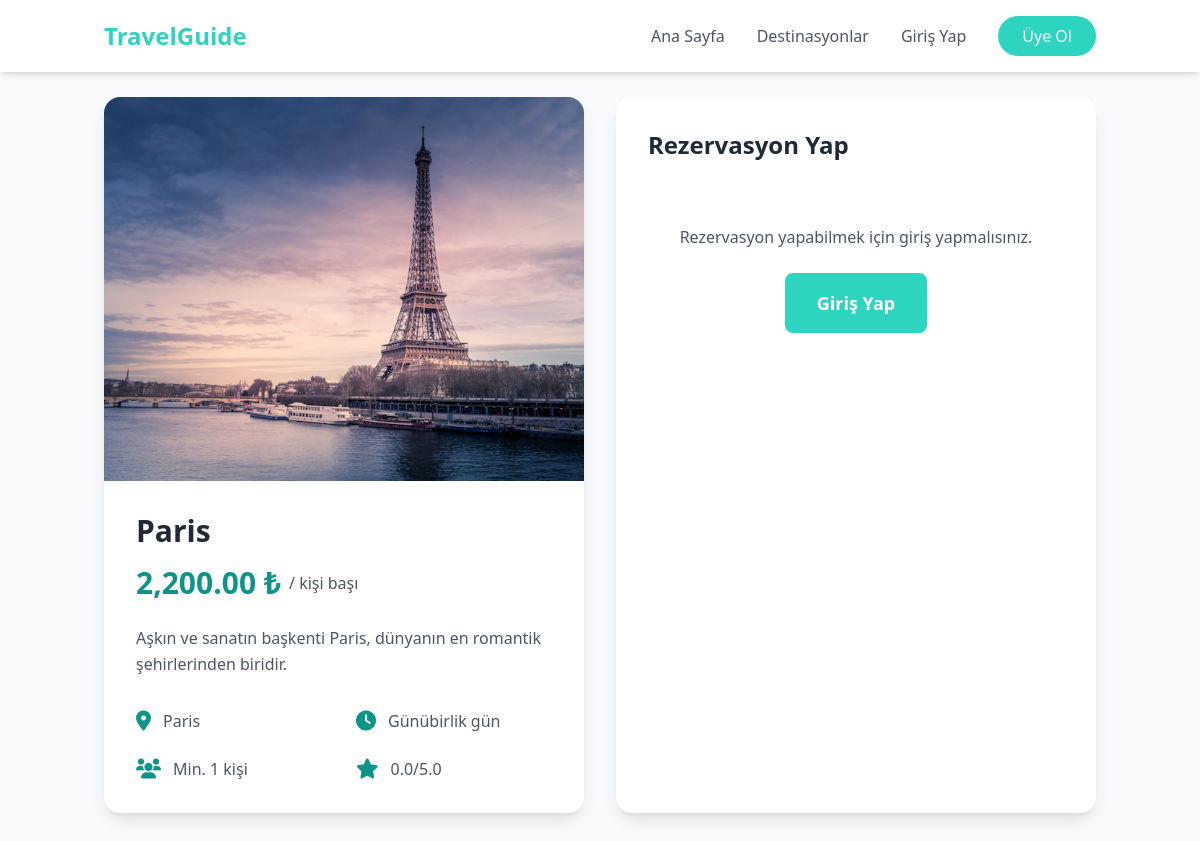
/destination-details.php?id=5, run on the app's committed database.
### tables this page shows
CREATE TABLE IF NOT EXISTS destinations (
    id INT AUTO_INCREMENT PRIMARY KEY,
    country_code VARCHAR(2) NOT NULL,
    country_name VARCHAR(100) NOT NULL,
    city VARCHAR(100) NOT NULL,
    description TEXT,
    image_url VARCHAR(255),
    price DECIMAL(10,2) NOT NULL,
    created_at TIMESTAMP DEFAULT CURRENT_TIMESTAMP
);

### destination-details.php (the view, shortened to what this page needs)
<?php
require_once 'includes/config.php';
$destination_id = $_GET['id'];
$stmt = $conn->prepare("SELECT * FROM destinations WHERE id = ?");
$stmt->bind_param("i", $destination_id);
$stmt->execute();
$destination = $stmt->get_result()->fetch_assoc();
$destination['min_people'] = $destination['min_people'] ?? 1;
$destination['rating'] = $destination['rating'] ?? 0;
$destination['duration'] = $destination['duration'] ?? 'Günübirlik';
?>
<!DOCTYPE html>
<html lang="tr">
<head>
    <script src="https://cdn.tailwindcss.com"></script>
    <link rel="stylesheet" href="https://cdnjs.cloudflare.com/ajax/libs/font-awesome/6.0.0/css/all.min.css">
    <link rel="stylesheet" href="https://cdn.jsdelivr.net/npm/flatpickr/dist/flatpickr.min.css">
    <link rel="stylesheet" type="text/css" href="https://npmcdn.com/flatpickr/dist/themes/airbnb.css">
</head>
<body class="bg-gray-50">
    <?php include 'header.php'; ?>
    <div class="min-h-screen container mx-auto px-4 py-24">
        <div class="grid grid-cols-1 lg:grid-cols-2 gap-8">
            <div class="bg-white rounded-2xl shadow-lg overflow-hidden">
                <img src="<?php echo htmlspecialchars($destination['image_url']); ?>"
                     alt="<?php echo htmlspecialchars($destination['city']); ?>"
                     class="w-full h-96 object-cover">
                <div class="p-8">
                    <h1 class="text-3xl font-bold text-gray-800 mb-4">
                        <?php echo htmlspecialchars($destination['city']); ?>
                    </h1>
                    <div class="flex items-center mb-6">
                        <span class="text-3xl font-bold text-teal-600">
                            <?php echo number_format($destination['price'], 2); ?> ₺
                        </span>
                        <span class="text-gray-600 ml-2">/ kişi başı</span>
                    </div>
                    <p class="text-gray-600 mb-8 leading-relaxed">
                        <?php echo nl2br(htmlspecialchars($destination['description'])); ?>
                    </p>
                    <div class="grid grid-cols-2 gap-6 text-gray-600">
                        <div class="flex items-center space-x-3">
                            <i class="fas fa-map-marker-alt text-teal-600 text-xl"></i>
                            <span><?php echo htmlspecialchars($destination['city']); ?></span>
                        </div>
                        <div class="flex items-center space-x-3">
                            <i class="fas fa-clock text-teal-600 text-xl"></i>
                            <span><?php echo htmlspecialchars($destination['duration']); ?> gün</span>
                        </div>
                        <div class="flex items-center space-x-3">
                            <i class="fas fa-users text-teal-600 text-xl"></i>
                            <span>Min. <?php echo htmlspecialchars($destination['min_people']); ?> kişi</span>
                        </div>
                        <div class="flex items-center space-x-3">
                            <i class="fas fa-star text-teal-600 text-xl"></i>
                            <span><?php echo number_format($destination['rating'], 1); ?>/5.0</span>
                        </div>
                    </div>
                </div>
            </div>
            <div class="bg-white rounded-2xl shadow-lg overflow-hidden p-8">
                <h2 class="text-2xl font-bold text-gray-800 mb-8">Rezervasyon Yap</h2>
                <?php if (isset($_SESSION['user_id'])): ?>
                <form method="POST" action="booking-form.php" class="space-y-6">
                    <input type="hidden" name="destination_id" value="<?php echo $destination_id; ?>">
                    <div>
                        <label for="booking_date" class="block text-sm font-medium text-gray-700 mb-2">Tarih Seçin</label>
                        <div class="relative">
                            <input type="text" id="booking_date" name="booking_date" required
                                   class="appearance-none w-full px-4 py-3 bg-gray-50 border border-gray-200 rounded-lg text-gray-700 leading-tight focus:outline-none focus:ring-2 focus:ring-teal-400 focus:border-transparent hover:border-teal-400 transition-colors cursor-pointer"
                                   placeholder="Tarih seçmek için tıklayın">
                            <div class="pointer-events-none absolute inset-y-0 right-0 flex items-center px-3 text-teal-500">
                                <i class="fas fa-calendar-alt"></i>
                            </div>
                        </div>
                    </div>
                    <div>
                        <label for="number_of_people" class="block text-sm font-medium text-gray-700 mb-2">Kişi Sayısı</label>
                        <div class="relative">
                            <input type="number" id="number_of_people" name="number_of_people" required
                                   min="<?php echo $destination['min_people']; ?>" max="10" value="1"
                                   class="appearance-none w-full px-4 py-3 bg-gray-50 border border-gray-200 rounded-lg text-gray-700 leading-tight focus:outline-none focus:ring-2 focus:ring-teal-400 focus:border-transparent hover:border-teal-400 transition-colors">
                            <div class="absolute inset-y-0 right-0 flex">
                                <div class="flex flex-col border-l border-gray-200">
                                    <button type="button" onclick="incrementNumber(1)"
                                            class="flex-1 px-2 bg-gray-50 hover:bg-teal-400 hover:text-white transition-colors rounded-tr-lg border-b border-gray-200">
                                        <i class="fas fa-chevron-up text-xs"></i>
                                    </button>
                                    <button type="button" onclick="incrementNumber(-1)"
                                            class="flex-1 px-2 bg-gray-50 hover:bg-teal-400 hover:text-white transition-colors rounded-br-lg">
                                        <i class="fas fa-chevron-down text-xs"></i>
                                    </button>
                                </div>
                            </div>
                        </div>
                    </div>
                    <div class="bg-gray-50 rounded-lg p-6">
                        <h3 class="text-lg font-semibold text-gray-800 mb-4">Fiyat Hesaplama</h3>
                        <div class="space-y-3">
                            <div class="flex justify-between text-gray-600">
                                <span>Kişi Başı:</span>
                                <span><?php echo number_format($destination['price'], 2); ?> ₺</span>
                            </div>
                            <div class="flex justify-between text-gray-600">
                                <span>Kişi Sayısı:</span>
                                <span id="selected_people">1</span>
                            </div>
                            <div class="border-t border-gray-200 pt-3 mt-3">
                                <div class="flex justify-between text-lg font-semibold">
                                    <span class="text-gray-800">Toplam:</span>
                                    <span id="total_price" class="text-teal-600"><?php echo number_format($destination['price'], 2); ?> ₺</span>
                                </div>
                            </div>
                        </div>
                    </div>
                    <button type="submit"
                            class="w-full px-6 py-4 bg-teal-400 text-white text-lg font-semibold rounded-lg hover:bg-teal-500 focus:outline-none focus:ring-2 focus:ring-teal-400 focus:ring-offset-2 transition-colors">
                        Rezervasyona Devam Et
                    </button>
                </form>
                <?php else: ?>
                <div class="text-center py-8">
                    <p class="text-gray-600 mb-6">Rezervasyon yapabilmek için giriş yapmalısınız.</p>
                    <a href="login.php"
                       class="inline-block px-8 py-4 bg-teal-400 text-white text-lg font-semibold rounded-lg hover:bg-teal-500 focus:outline-none focus:ring-2 focus:ring-teal-400 focus:ring-offset-2 transition-colors">
                        Giriş Yap
                    </a>
                </div>
                <?php endif; ?>
            </div>
        </div>
    </div>
    <?php include 'footer.php'; ?>
</body>
</html>

### data on the page
destinations: image_url (picture), city "Paris", price "2,200.00", description "Aşkın ve sanatın başkenti Paris, dünyanın en romantik şehirlerinden biridir."

### other printed values
$destination['duration'] "Günübirlik"
$destination['min_people'] "1"
$destination['rating'] "0.0"
